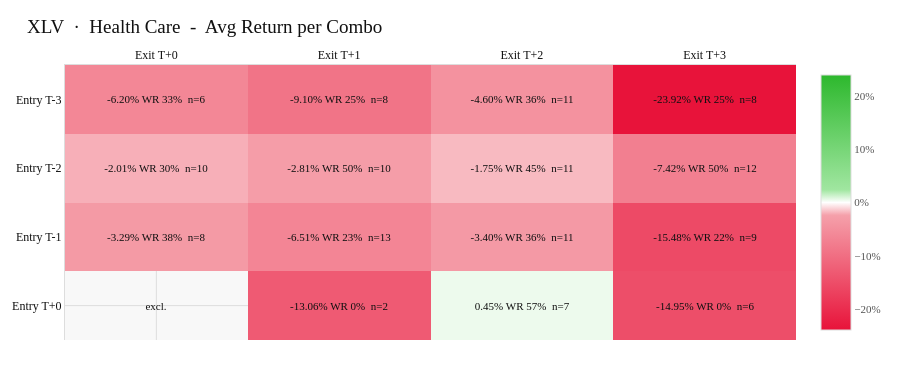

The notebook cell this image was saved under:
### Markdown cell above
**Analysis:**

XLI is one of the weakest results in the dataset and the coverage issue is immediately visible, sample sizes are as low as 7 and 8 for some cells, which means there is relatively less liquidity for the index and the numbers need to be interpreted with caution. That said, the directional picture is almost entirely negative. Every E-3 and E-2 entry combination is deeply in the red regardless of exit timing, with E-2/X+3 at -20.90% with a 0% win rate and E-3/X+3 at -20.36% with an 11% win rate being the worst readings seen across any ticker so far. The only cells approaching neutral or positive are in the E-1 and E+0 entry rows: E-1/X+2 at +0.64% with a 50% win rate and E+0/X+2 at +0.68% with a 56% win rate are the lone bright spots, though at n=10 and n=18 respectively these are too thin to draw strong conclusions from. The E-2/X+3 combination having a 0% win rate across 8 observations is a striking data point even with small sample size. The broad takeaway is that industrials do not have a meaningful relationship with FOMC events in terms of options pricing edge. Rate decisions affect capital costs and infrastructure spending indirectly rather than immediately, so there is no sharp volatility event to capture. The low coverage across this ticker also suggests XLI options frequently failed the liquidity and delta filters, which is itself a signal that the options market for this ETF is less active around FOMC dates.

### Code cell
# Analyse XLV (Healthcare) configs
plot_ticker("XLV")

### Figure 1 — Plotly figure (JSON) as saved in the notebook; plotly's stock layout.template omitted (floating-point values rounded to 4 significant figures)
{"data": [{"colorbar": {"outlinecolor": "#dddddd", "outlinewidth": 1, "tickfont": {"color": "#555555", "family": "Garamond, 'EB Garamond', Georgia, serif", "size": 11}, "tickformat": ".0%"}, "colorscale": [[0, "#e8133a"], [0.45, "#f5a0aa"], [0.5, "#ffffff"], [0.55, "#a0e6a0"], [1, "#2db82d"]], "hoverongaps": false, "showscale": true, "text": [["-6.20%\nWR 33%  n=6", "-9.10%\nWR 25%  n=8", "-4.60%\nWR 36%  n=11", "-23.92%\nWR 25%  n=8"], ["-2.01%\nWR 30%  n=10", "-2.81%\nWR 50%  n=10", "-1.75%\nWR 45%  n=11", "-7.42%\nWR 50%  n=12"], ["-3.29%\nWR 38%  n=8", "-6.51%\nWR 23%  n=13", "-3.40%\nWR 36%  n=11", "-15.48%\nWR 22%  n=9"], ["excl.", "-13.06%\nWR 0%  n=2", "0.45%\nWR 57%  n=7", "-14.95%\nWR 0%  n=6"]], "textfont": {"color": "#111111", "family": "Garamond, 'EB Garamond', Georgia, serif", "size": 11}, "texttemplate": "%{text}", "type": "heatmap", "x": ["Exit T+0", "Exit T+1", "Exit T+2", "Exit T+3"], "y": ["Entry T-3", "Entry T-2", "Entry T-1", "Entry T+0"], "z": [[-0.06198, -0.09098, -0.04601, -0.2392], [-0.0201, -0.02808, -0.01746, -0.07415], [-0.03288, -0.06508, -0.03399, -0.1548], [null, -0.1306, 0.00449, -0.1495]], "zmid": 0}], "layout": {"font": {"color": "#111111", "family": "Garamond, 'EB Garamond', Georgia, serif", "size": 13}, "height": 380, "hoverlabel": {"bgcolor": "#ffffff", "bordercolor": "#dddddd", "font": {"color": "#111111", "family": "Garamond, 'EB Garamond', Georgia, serif", "size": 13}}, "margin": {"b": 40, "l": 65, "r": 40, "t": 65}, "paper_bgcolor": "#ffffff", "plot_bgcolor": "#f8f8f8", "title": {"font": {"color": "#111111", "family": "Garamond, 'EB Garamond', Georgia, serif", "size": 19}, "text": "XLV  ·  Health Care  -  Avg Return per Combo", "x": 0.03, "xanchor": "left"}, "xaxis": {"gridcolor": "#dddddd", "linecolor": "#dddddd", "side": "top", "tickfont": {"color": "#111111", "family": "Garamond, 'EB Garamond', Georgia, serif", "size": 12}}, "yaxis": {"autorange": "reversed", "gridcolor": "#dddddd", "linecolor": "#dddddd", "tickfont": {"color": "#111111", "family": "Garamond, 'EB Garamond', Georgia, serif", "size": 12}}}}
